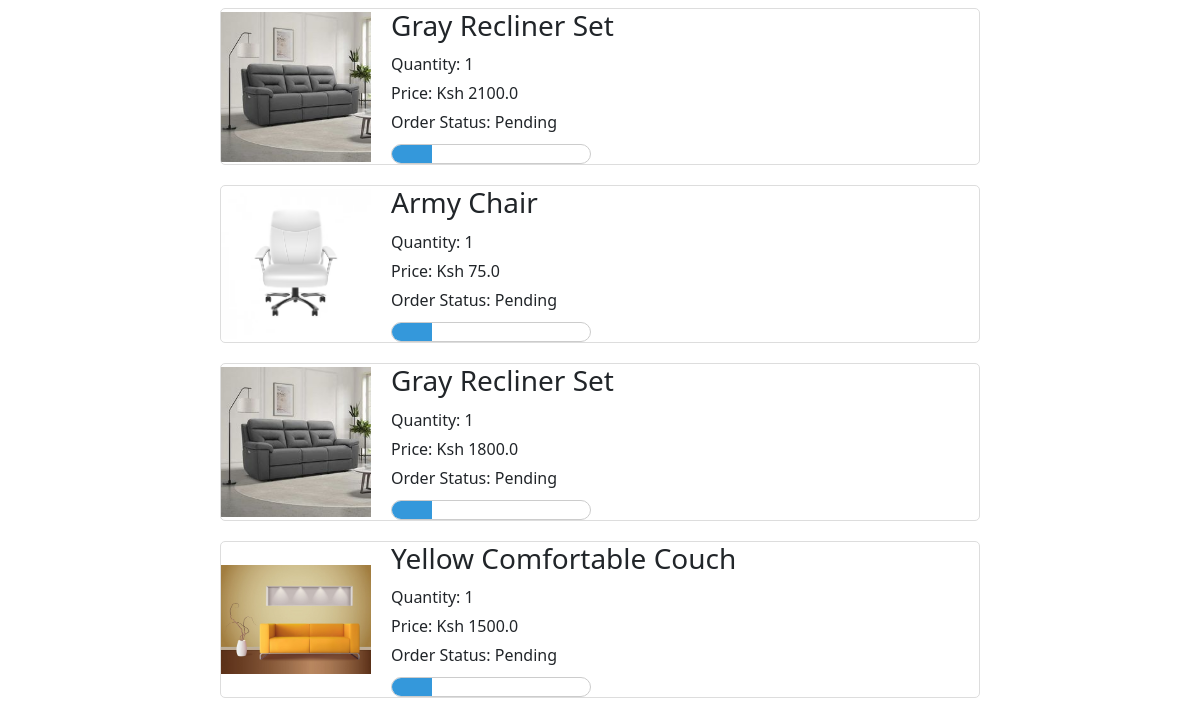
The app's page /orders (signed in, lower part), older data.
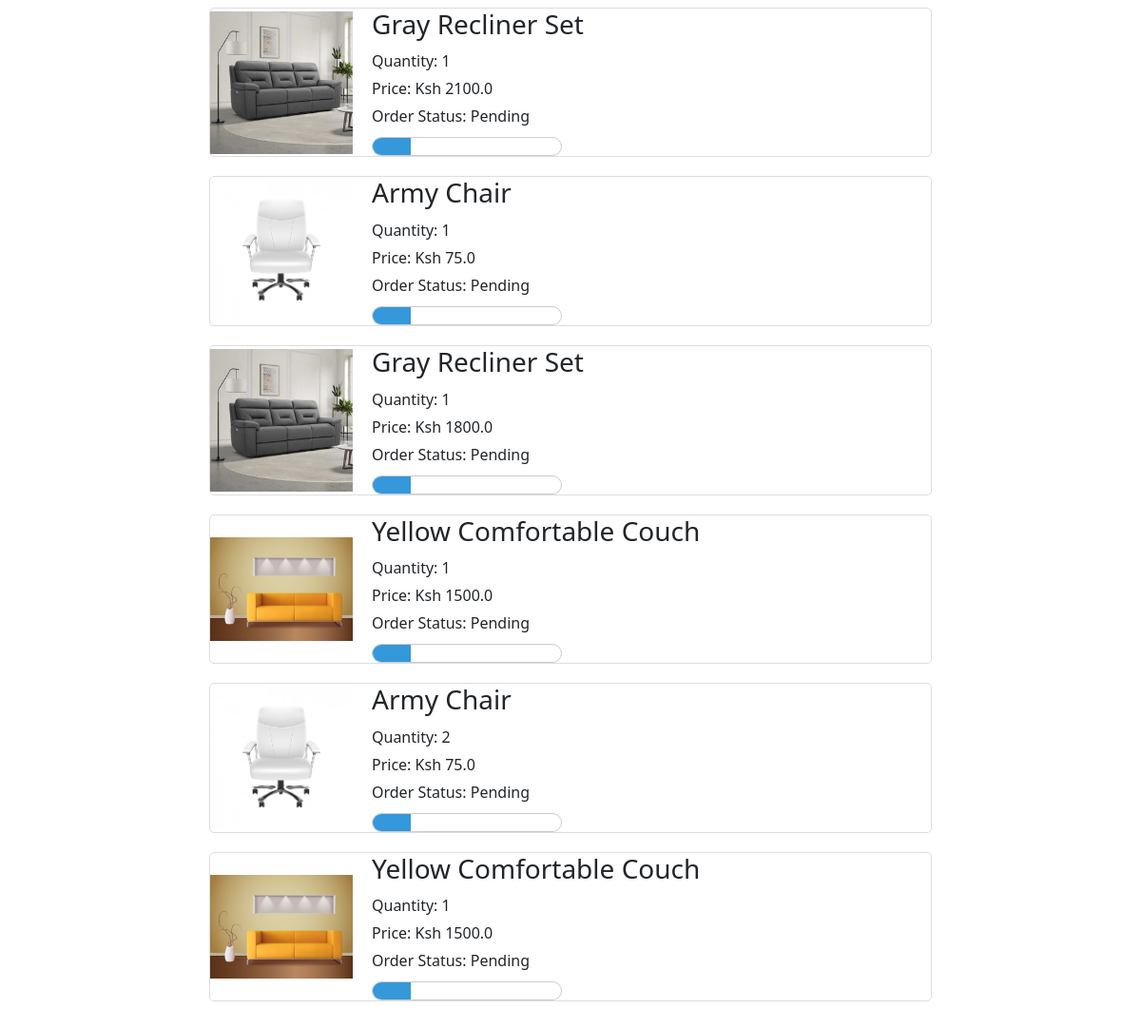
The same page, newer data.
### website/models.py (models this page shows, shortened)
class Order(db.Model):
    id = db.Column(db.Integer, primary_key=True)
    quantity = db.Column(db.Integer, nullable=False)
    price = db.Column(db.Float, nullable=False)
    status = db.Column(db.String(100), nullable=False)
    payment_id = db.Column(db.String(1000), nullable=False)
    customer_link = db.Column(db.Integer, db.ForeignKey('customer.id'), nullable=False)
    product_link = db.Column(db.Integer, db.ForeignKey('product.id'), nullable=False)

class Product(db.Model):
    id = db.Column(db.Integer, primary_key=True)
    product_name = db.Column(db.String(100), nullable=False)
    current_price = db.Column(db.Float, nullable=False)
    previous_price = db.Column(db.Float, nullable=False)
    in_stock = db.Column(db.Integer, nullable=False)
    product_picture = db.Column(db.String(1000), nullable=False)
    flash_sale = db.Column(db.Boolean, default=False)
    date_added = db.Column(db.DateTime(), default=datetime.utcnow)
    carts = db.relationship('Cart', backref='product', cascade='all, delete-orphan')
    orders = db.relationship('Order', backref='product', cascade='all, delete-orphan')

### website/views.py (the view)
@views.route('/orders')
@login_required
def order():
    orders = Order.query.filter_by(customer_link=current_user.id).all()
    return render_template('orders.html', orders=orders)

### website/__init__.py (called while the page is built)
def create_app():
    app = Flask(__name__)
    app.config['SECRET_KEY'] = 'Marymutiso' #For encrypting session data for auth etc.
    app.config['SQLALCHEMY_DATABASE_URI'] = f'sqlite:///{DB_NAME}'
    migrate = Migrate(app, db)
    db.init_app(app)
    @app.errorhandler(404)
    def page_not_found(error):
        return render_template('404.html'), 404
    login_manager = LoginManager()
    login_manager.init_app(app)
    login_manager.login_view = 'auth.login'
    @login_manager.user_loader
    def load_user(id):
        return Customer.query.get(int(id))
    from .views import views
    from .auth import auth
    from .admin import admin
    from .models import Customer, Product, Cart, Order
    app.register_blueprint(views, url_prefix='/')
    app.register_blueprint(auth, url_prefix='/')
    app.register_blueprint(admin, url_prefix='/')
    return app

### website/templates/orders.html (shortened to what this page needs)
{% extends 'base.html' %}
{% block content %}
    <div class="orders-container">
        <div>
            {% if orders %}
            <div>
                <div>
                    {% for item in orders %}
                    <div class="order-item">
                        <img src="{{ item.product.product_picture }}" alt="">
                        <div class="order-item-details">
                            <h3>{{ item.product.product_name }}</h3>
                            <p>Quantity: {{ item.quantity }} </p>
                            <p>Price: Ksh {{ item.price }}</p>
                            <div>
                                <p>Order Status: {{ item.status }}</p>
                                {% if item.status == 'Pending' %}
                                <div class="progress-container">
                                    <div class="progress-bar" style="width: 20%; background-color: #3498db;"></div>
                                </div>
                                {% elif item.status == 'Accepted' %}
                                <div class="progress-container">
                                    <div class="progress-bar" style="width: 40%; background-color: #17a2b8;"></div>
                                </div>
                                {% elif item.status == 'Out for delivery'  %}
                                <div class="progress-container">
                                    <div class="progress-bar" style="width: 70%; background-color: #ffc107;"></div>
                                </div>
                                {% elif item.status == 'Delivered'  %}
                                <div class="progress-container">
                                    <div class="progress-bar" style="width: 100%; background-color: #28a745;"></div>
                                </div>
                                {% elif item.status == 'Canceled'  %}
                                <div class="progress-container">
                                    <div class="progress-bar" style="width: 100%; background-color: #dc3545;"></div>
                                </div>
                                {% endif %}
                            </div>
                        </div>
                    </div>
                    {% endfor %}
                </div>
            </div>
            {% else %}
            <h1>You have no Orders</h1>
            {% endif %}
        </div>
    </div>
{% endblock %}

### website/templates/base.html (shortened to what this page needs)
<!DOCTYPE html>
<html lang="en">
<head>
    <link rel="stylesheet" href="https://maxcdn.bootstrapcdn.com/bootstrap/5.3.2/css/bootstrap.min.css">
    <link rel="stylesheet" href="https://cdnjs.cloudflare.com/ajax/libs/bootstrap-icons/1.11.3/font/bootstrap-icons.min.css" />
    <link rel="stylesheet" href="{{ url_for('static', filename='css/navigation.css')}}">
    <link rel="stylesheet" href="{{ url_for('static', filename='css/home.css')}}">
    <link rel="stylesheet" href="{{ url_for('static', filename='css/auth.css')}}">
    <link rel="stylesheet" href="{{ url_for('static', filename='css/admin.css')}}">
    <link rel="stylesheet" href="{{ url_for('static', filename='css/cart-orders.css')}}">
    <link rel="stylesheet" href="{{ url_for('static', filename='css/all.min.css') }}">
    <link rel="stylesheet" href="{{ url_for('static', filename='css/bootstrap.min.css') }}">
</head>
<body>
{% block content %} {% endblock %}
</body>
</html>

### website/static/css/navigation.css (style rules this page uses)
body { font-family: 'Arial', sans-serif; margin: 0; padding: 0; background: #eaeaea; }

### website/static/css/cart-orders.css (style rules this page uses)
.orders-container { max-width: 800px; margin: 0 auto; padding: 20px; }
.order-item { display: flex; align-items: center; margin-bottom: 20px; border: 1px solid #ddd; border-radius: 5px; overflow: hidden; }
.order-item img { max-width: 150px; height: auto; margin-right: 20px; }
.order-item-details { flex: 1; }
.order-item-details h3 { margin-top: 0; margin-bottom: 10px; }
.order-item-details p { margin: 5px 0; }
.progress-container { height: 20px; border: 1px solid #ccc; overflow: hidden; width: 200px; border-radius: 10px; margin-top: 10px; }
.progress-bar { height: 100%; }

Row changes from the older to the newer data that the page shows:
added Order: product.product_picture (picture), product.product_name "Army Chair", quantity "2", price "75.0", status "Pending"
added Order: product.product_picture (picture), product.product_name "Yellow Comfortable Couch", quantity "1", price "1500.0", status "Pending"
